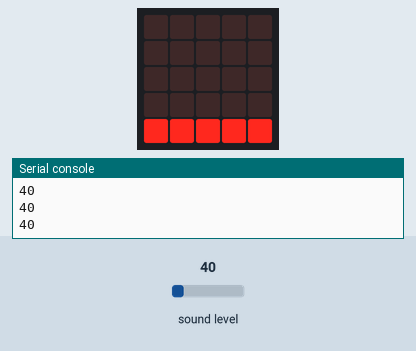
A program run on a simulated BBC micro:bit (MakeCode). Shown: the board's 5×5 LED display, the last lines printed to the serial console. Inputs (shaded band) come from the test bench; at power-on: sound level 40.

Above: at 2.6 s.
2.7 s: sound level set to 5
At 3.2 s:
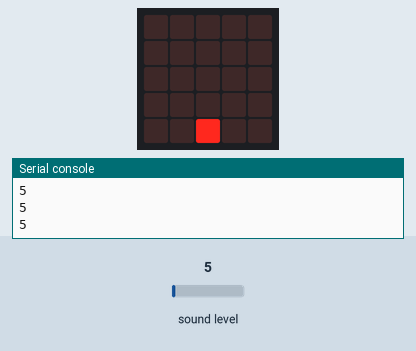
4.2 s: sound level set to 64
At 4.7 s:
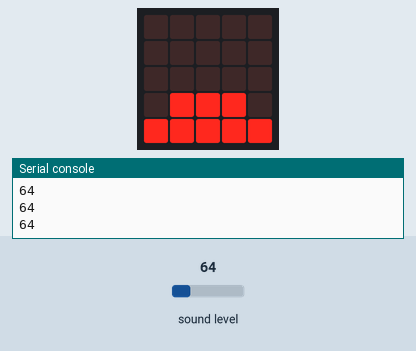
5.7 s: sound level set to 128
At 6.6 s:
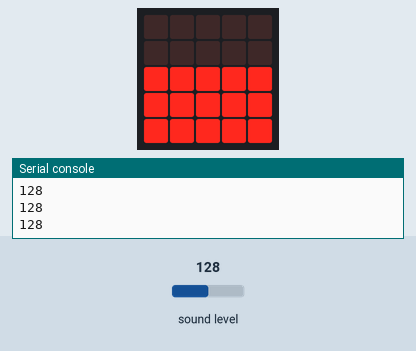
7.2 s: sound level set to 191
At 8.1 s:
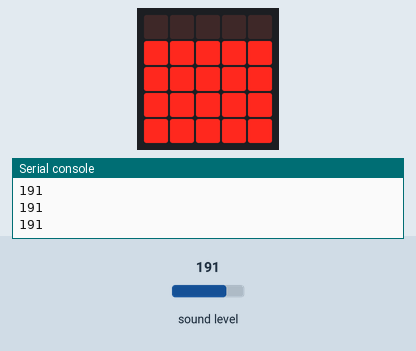
8.7 s: sound level set to 250
At 10.1 s:
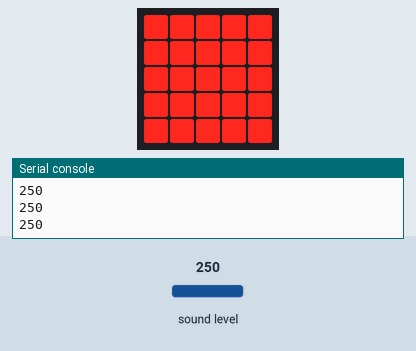
Timing chart, 0 to 11.2 s (numbered marks = the images above; inputs shaded):
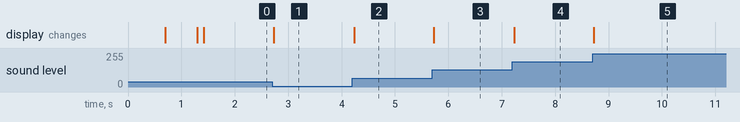

Measured:
- after the input at 2.7 s, the display: changes at once (image 1)
- after the input at 4.2 s, the display: changes at once (image 2)
- after the input at 5.7 s, the display: changes at once (image 3)
- after the input at 7.2 s, the display: changes at once (image 4)
- after the input at 8.7 s, the display: changes at once (image 5)

The program:

main.ts
```typescript
let noise = 0
basic.showIcon(IconNames.EigthNote)
basic.pause(100)
basic.clearScreen()
basic.showIcon(IconNames.QuarterNote)
basic.clearScreen()
basic.pause(100)
basic.forever(function () {
    led.plotBarGraph(
    noise,
    255
    )
})
basic.forever(function () {
    noise = input.soundLevel()
})
```

test.ts
```typescript
// 在此处测试；当此软件包作为插件使用时，将不会编译此软件包。
```
